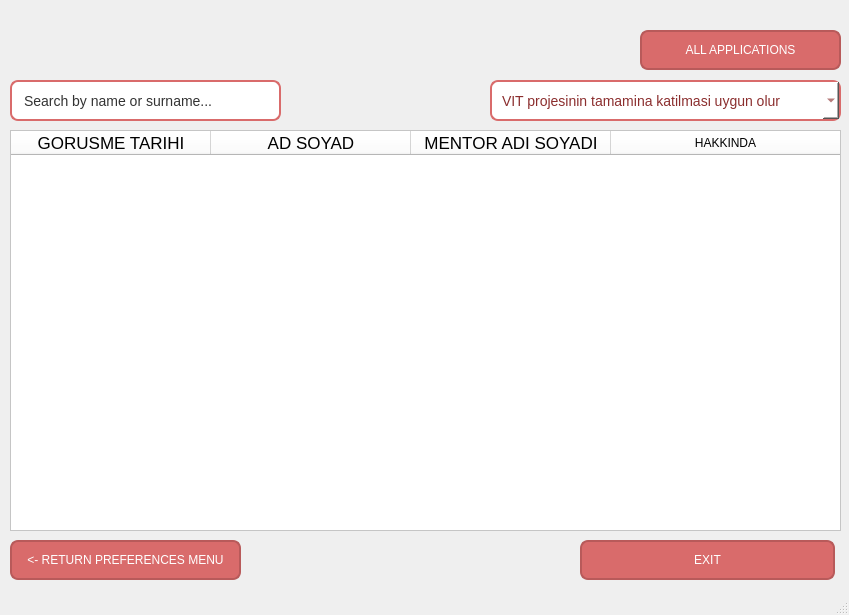
<?xml version="1.0" encoding="UTF-8"?>
<ui version="4.0">
 <class>MainWindow</class>
 <widget class="QMainWindow" name="MainWindow">
  <property name="geometry">
   <rect>
    <x>0</x>
    <y>0</y>
    <width>849</width>
    <height>615</height>
   </rect>
  </property>
  <property name="windowTitle">
   <string>MENTOR MENU</string>
  </property>
  <property name="styleSheet">
   <string notr="true">background: qlineargradient(
    x2:0, 
	y1:0, 
	x1:0, 
	y1:1,
    stop:0 #404040,
    stop:1 #E6E6E6
);</string>
  </property>
  <widget class="QWidget" name="centralwidget">
   <widget class="QWidget" name="widget" native="true">
    <property name="geometry">
     <rect>
      <x>0</x>
      <y>0</y>
      <width>851</width>
      <height>581</height>
     </rect>
    </property>
    <property name="minimumSize">
     <size>
      <width>851</width>
      <height>581</height>
     </size>
    </property>
    <property name="maximumSize">
     <size>
      <width>851</width>
      <height>581</height>
     </size>
    </property>
    <property name="styleSheet">
     <string notr="true">background:transparent;</string>
    </property>
    <widget class="QLabel" name="label">
     <property name="geometry">
      <rect>
       <x>10</x>
       <y>10</y>
       <width>251</width>
       <height>51</height>
      </rect>
     </property>
     <property name="sizePolicy">
      <sizepolicy hsizetype="Fixed" vsizetype="Fixed">
       <horstretch>0</horstretch>
       <verstretch>0</verstretch>
      </sizepolicy>
     </property>
     <property name="text">
      <string/>
     </property>
     <property name="pixmap">
      <pixmap>logo.png</pixmap>
     </property>
     <property name="scaledContents">
      <bool>true</bool>
     </property>
    </widget>
    <widget class="QLineEdit" name="line_search">
     <property name="geometry">
      <rect>
       <x>10</x>
       <y>80</y>
       <width>271</width>
       <height>41</height>
      </rect>
     </property>
     <property name="sizePolicy">
      <sizepolicy hsizetype="Fixed" vsizetype="Fixed">
       <horstretch>0</horstretch>
       <verstretch>0</verstretch>
      </sizepolicy>
     </property>
     <property name="styleSheet">
      <string notr="true">QLineEdit {
    background-color: #FFFFFF;      /* Beyaz kutu */
    border: 2px solid #D96B6B;      /* Tatlı kırmızı border */
    border-radius: 8px;             /* Köşeleri yuvarlat */
    padding: 6px 10px;              /* İç boşluk */
    font-size: 14px;                 /* Yazı boyutu */
    color: #333333;                  /* Yazı rengi */
}

QLineEdit:focus {
    border: 2px solid #E07C7C;      /* Focus olunca border değişir */
}</string>
     </property>
     <property name="text">
      <string>Search by name or surname...</string>
     </property>
    </widget>
    <widget class="QPushButton" name="btn_all_applications">
     <property name="geometry">
      <rect>
       <x>640</x>
       <y>30</y>
       <width>201</width>
       <height>40</height>
      </rect>
     </property>
     <property name="styleSheet">
      <string notr="true">QPushButton {
    background-color: #D96B6B;
    color: white;
	border-radious:8px;
	border: 2px solid #B85A5A; 
    padding: 10px;
border-radius: 8px;
}

QPushButton:hover {
    background-color: #E07C7C;
}

QPushButton:pressed {
    background-color: #B85A5A;
}

QPushButton:checked {
    background-color: #A94444;
    font-weight: bold;
}</string>
     </property>
     <property name="text">
      <string>ALL APPLICATIONS</string>
     </property>
    </widget>
    <widget class="QPushButton" name="btn_exit">
     <property name="geometry">
      <rect>
       <x>580</x>
       <y>540</y>
       <width>255</width>
       <height>40</height>
      </rect>
     </property>
     <property name="styleSheet">
      <string notr="true">QPushButton {
    background-color: #D96B6B;
    color: white;
	border-radious:8px;
	border: 2px solid #B85A5A; 
    padding: 10px;
border-radius: 8px;
}

QPushButton:hover {
    background-color: #E07C7C;
}

QPushButton:pressed {
    background-color: #B85A5A;
}

QPushButton:checked {
    background-color: #A94444;
    font-weight: bold;
}</string>
     </property>
     <property name="text">
      <string>EXIT</string>
     </property>
    </widget>
    <widget class="QPushButton" name="btn_return_preferences_menu">
     <property name="geometry">
      <rect>
       <x>10</x>
       <y>540</y>
       <width>231</width>
       <height>40</height>
      </rect>
     </property>
     <property name="styleSheet">
      <string notr="true">QPushButton {
    background-color: #D96B6B;
    color: white;
    border-radius: 8px;
    padding: 10px;
border: 2px solid #B85A5A; 
}

QPushButton:hover {
    background-color: #E07C7C;
}

QPushButton:pressed {
    background-color: #B85A5A;
}

QPushButton:checked {
    background-color: #A94444;
    font-weight: bold;
}</string>
     </property>
     <property name="text">
      <string>&lt;- RETURN PREFERENCES MENU</string>
     </property>
    </widget>
    <widget class="QComboBox" name="comboBox">
     <property name="geometry">
      <rect>
       <x>490</x>
       <y>80</y>
       <width>351</width>
       <height>41</height>
      </rect>
     </property>
     <property name="styleSheet">
      <string notr="true">QComboBox {
    background-color: #FFFFFF;
    border: 2px solid #D96B6B;
    border-radius: 8px;
    padding: 6px 10px;
    padding-right: 28px;
    font-size: 14px;
    color: #8B2E2E;
}

QComboBox:hover {
    background-color: #FFF7F7;
    border-color: #E07C7C;
}

QComboBox:on {
    background-color: #FFF5F5;
    border-color: #B85A5A;
}

/* Açılır liste */
QComboBox QAbstractItemView {
    background-color: #FFFFFF;
    border: 2px solid #D96B6B;
    border-radius: 6px;
    selection-background-color: #E07C7C;
    selection-color: white;
    outline: none;
}

QComboBox QAbstractItemView::item {
    padding: 6px;
}

QComboBox QAbstractItemView::item:hover {
    background-color: #FFF0F0;
}</string>
     </property>
     <item>
      <property name="text">
       <string>VIT projesinin tamamina katilmasi uygun olur</string>
      </property>
     </item>
     <item>
      <property name="text">
       <string>VIT projesi ilk egitimi almaya yonlendirilmesi uygun olur</string>
      </property>
     </item>
     <item>
      <property name="text">
       <string>VIT projesi Ingilizce Egitimi almaya yonlendirilmesi uygun olur</string>
      </property>
     </item>
     <item>
      <property name="text">
       <string>VIT projesi Direk Bireysel Kocluga yonlendirilmesi uygun olur</string>
      </property>
     </item>
     <item>
      <property name="text">
       <string>Direk Bireysel Kocluk ile ise yonlendirilmesi uygun olur</string>
      </property>
     </item>
     <item>
      <property name="text">
       <string>Birsonraki VIT projesine katilmasi uygun olur</string>
      </property>
     </item>
     <item>
      <property name="text">
       <string>Baska bir sektore yonlendirilmeli</string>
      </property>
     </item>
     <item>
      <property name="text">
       <string>Diger</string>
      </property>
     </item>
    </widget>
    <widget class="QTableWidget" name="table_mentor">
     <property name="geometry">
      <rect>
       <x>10</x>
       <y>130</y>
       <width>831</width>
       <height>401</height>
      </rect>
     </property>
     <property name="styleSheet">
      <string notr="true">background:white</string>
     </property>
     <attribute name="horizontalHeaderVisible">
      <bool>true</bool>
     </attribute>
     <attribute name="horizontalHeaderCascadingSectionResizes">
      <bool>true</bool>
     </attribute>
     <attribute name="horizontalHeaderMinimumSectionSize">
      <number>22</number>
     </attribute>
     <attribute name="horizontalHeaderDefaultSectionSize">
      <number>200</number>
     </attribute>
     <attribute name="horizontalHeaderHighlightSections">
      <bool>true</bool>
     </attribute>
     <attribute name="horizontalHeaderShowSortIndicator" stdset="0">
      <bool>false</bool>
     </attribute>
     <attribute name="horizontalHeaderStretchLastSection">
      <bool>true</bool>
     </attribute>
     <attribute name="verticalHeaderDefaultSectionSize">
      <number>200</number>
     </attribute>
     <attribute name="verticalHeaderStretchLastSection">
      <bool>true</bool>
     </attribute>
     <column>
      <property name="text">
       <string>GORUSME TARIHI</string>
      </property>
      <property name="font">
       <font>
        <pointsize>13</pointsize>
       </font>
      </property>
     </column>
     <column>
      <property name="text">
       <string>AD SOYAD</string>
      </property>
      <property name="font">
       <font>
        <pointsize>13</pointsize>
       </font>
      </property>
     </column>
     <column>
      <property name="text">
       <string>MENTOR ADI SOYADI</string>
      </property>
      <property name="font">
       <font>
        <pointsize>13</pointsize>
       </font>
      </property>
     </column>
     <column>
      <property name="text">
       <string>HAKKINDA</string>
      </property>
     </column>
    </widget>
   </widget>
  </widget>
  <widget class="QStatusBar" name="statusbar"/>
 </widget>
 <resources/>
 <connections/>
</ui>
